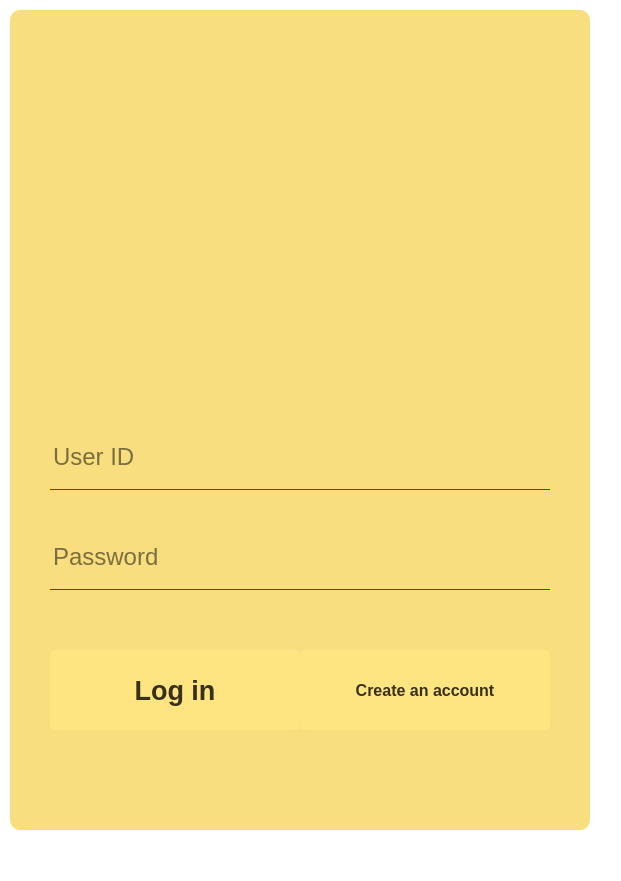
<?xml version="1.0" encoding="UTF-8"?>
<ui version="4.0">
 <class>MainWindow</class>
 <widget class="QMainWindow" name="MainWindow">
  <property name="geometry">
   <rect>
    <x>0</x>
    <y>0</y>
    <width>621</width>
    <height>881</height>
   </rect>
  </property>
  <property name="windowTitle">
   <string>MainWindow</string>
  </property>
  <property name="styleSheet">
   <string notr="true">*{
	border:none;
	background-color:transparent;
	background:transparent;
	padding:0;
	margin:0;
}
#loginContainer{
	border:none;
	background-color: #F8DE7E;
	border-radius:10px ;
}
#lineEdit, #lineEdit_2, #userIdLine, #passwordLine, #confrimPasswordLine{
	background-color:rgba(0, 0, 0, 0);
	border:1px solid rgba(0, 0, 0, 0);
	border-bottom-color:rgba(46, 82, 101, 255);
	color:rgb(0, 0, 0);
	padding-bottom:7px
}
QPushButton#pushButton,QPushButton#pushButton_2, QPushButton#createAccountBtn, QPushButton#createBtn, QPushButton#goToLoginBtn{
background-color:#FFE482;
color:rgba(0, 0, 0, 200);
border-radius:5px;
}
QPushButton#pushButton:pressed,QPushButton#pushButton_2:pressed, QPushButton#createAccountBtn:pressed,QPushButton#createBtn:pressed,QPushButton#goToLoginBtn:pressed{
padding-left:5px;
padding-top:5px;
background-color:#FFE482;
background-position:calc(100% - 10px)center;
}
QPushButton#pushButton:hover,QPushButton#pushButton_2:hover
,QPushButton#createAccountBtn:hover,QPushButton#createBtn:hover,QPushButton#goToLoginBtn:hover{
background-color:#EDD478;
}</string>
  </property>
  <widget class="QWidget" name="centralwidget">
   <property name="styleSheet">
    <string notr="true"/>
   </property>
   <widget class="QWidget" name="loginContainer" native="true">
    <property name="geometry">
     <rect>
      <x>10</x>
      <y>10</y>
      <width>580</width>
      <height>820</height>
     </rect>
    </property>
    <property name="styleSheet">
     <string notr="true"/>
    </property>
    <widget class="QFrame" name="frame">
     <property name="geometry">
      <rect>
       <x>0</x>
       <y>0</y>
       <width>580</width>
       <height>820</height>
      </rect>
     </property>
     <property name="frameShape">
      <enum>QFrame::StyledPanel</enum>
     </property>
     <property name="frameShadow">
      <enum>QFrame::Raised</enum>
     </property>
     <widget class="QStackedWidget" name="loginPages">
      <property name="geometry">
       <rect>
        <x>0</x>
        <y>0</y>
        <width>580</width>
        <height>820</height>
       </rect>
      </property>
      <property name="currentIndex">
       <number>0</number>
      </property>
      <widget class="QWidget" name="loginPage">
       <widget class="QLineEdit" name="lineEdit">
        <property name="geometry">
         <rect>
          <x>40</x>
          <y>420</y>
          <width>500</width>
          <height>60</height>
         </rect>
        </property>
        <property name="font">
         <font>
          <pointsize>18</pointsize>
         </font>
        </property>
        <property name="placeholderText">
         <string>User ID</string>
        </property>
       </widget>
       <widget class="QLineEdit" name="lineEdit_2">
        <property name="geometry">
         <rect>
          <x>40</x>
          <y>520</y>
          <width>500</width>
          <height>60</height>
         </rect>
        </property>
        <property name="font">
         <font>
          <pointsize>18</pointsize>
         </font>
        </property>
        <property name="echoMode">
         <enum>QLineEdit::Password</enum>
        </property>
        <property name="placeholderText">
         <string>Password</string>
        </property>
       </widget>
       <widget class="QPushButton" name="pushButton">
        <property name="geometry">
         <rect>
          <x>40</x>
          <y>640</y>
          <width>250</width>
          <height>80</height>
         </rect>
        </property>
        <property name="font">
         <font>
          <pointsize>20</pointsize>
          <weight>75</weight>
          <bold>true</bold>
         </font>
        </property>
        <property name="text">
         <string>Log in</string>
        </property>
       </widget>
       <widget class="QPushButton" name="createBtn">
        <property name="geometry">
         <rect>
          <x>290</x>
          <y>640</y>
          <width>250</width>
          <height>80</height>
         </rect>
        </property>
        <property name="font">
         <font>
          <pointsize>12</pointsize>
          <weight>75</weight>
          <bold>true</bold>
         </font>
        </property>
        <property name="text">
         <string>Create an account</string>
        </property>
       </widget>
       <widget class="QLabel" name="label">
        <property name="geometry">
         <rect>
          <x>120</x>
          <y>30</y>
          <width>360</width>
          <height>360</height>
         </rect>
        </property>
        <property name="text">
         <string/>
        </property>
        <property name="pixmap">
         <pixmap resource="resources_login.qrc">:/images/images/sowemusic360.png</pixmap>
        </property>
       </widget>
      </widget>
      <widget class="QWidget" name="createPage">
       <widget class="QLineEdit" name="userIdLine">
        <property name="geometry">
         <rect>
          <x>40</x>
          <y>320</y>
          <width>500</width>
          <height>60</height>
         </rect>
        </property>
        <property name="font">
         <font>
          <pointsize>18</pointsize>
         </font>
        </property>
        <property name="placeholderText">
         <string>User ID</string>
        </property>
       </widget>
       <widget class="QLineEdit" name="passwordLine">
        <property name="geometry">
         <rect>
          <x>40</x>
          <y>420</y>
          <width>500</width>
          <height>60</height>
         </rect>
        </property>
        <property name="font">
         <font>
          <pointsize>18</pointsize>
         </font>
        </property>
        <property name="echoMode">
         <enum>QLineEdit::Password</enum>
        </property>
        <property name="placeholderText">
         <string>Password</string>
        </property>
       </widget>
       <widget class="QLineEdit" name="confrimPasswordLine">
        <property name="geometry">
         <rect>
          <x>40</x>
          <y>520</y>
          <width>500</width>
          <height>60</height>
         </rect>
        </property>
        <property name="font">
         <font>
          <pointsize>18</pointsize>
         </font>
        </property>
        <property name="echoMode">
         <enum>QLineEdit::Password</enum>
        </property>
        <property name="placeholderText">
         <string>Confirm Password</string>
        </property>
       </widget>
       <widget class="QPushButton" name="createAccountBtn">
        <property name="geometry">
         <rect>
          <x>40</x>
          <y>640</y>
          <width>500</width>
          <height>80</height>
         </rect>
        </property>
        <property name="font">
         <font>
          <pointsize>20</pointsize>
          <weight>75</weight>
          <bold>true</bold>
         </font>
        </property>
        <property name="text">
         <string>Create an account</string>
        </property>
       </widget>
       <widget class="QPushButton" name="goToLoginBtn">
        <property name="geometry">
         <rect>
          <x>290</x>
          <y>740</y>
          <width>250</width>
          <height>46</height>
         </rect>
        </property>
        <property name="font">
         <font>
          <pointsize>9</pointsize>
         </font>
        </property>
        <property name="text">
         <string>Go to Login page</string>
        </property>
       </widget>
      </widget>
     </widget>
     <widget class="QPushButton" name="pushButton_6">
      <property name="geometry">
       <rect>
        <x>530</x>
        <y>10</y>
        <width>48</width>
        <height>48</height>
       </rect>
      </property>
      <property name="minimumSize">
       <size>
        <width>48</width>
        <height>48</height>
       </size>
      </property>
      <property name="text">
       <string/>
      </property>
      <property name="icon">
       <iconset resource="resources_login.qrc">
        <normaloff>:/icons/icons/x.svg</normaloff>:/icons/icons/x.svg</iconset>
      </property>
      <property name="iconSize">
       <size>
        <width>48</width>
        <height>48</height>
       </size>
      </property>
     </widget>
     <widget class="QWidget" name="loginSizeGrip" native="true">
      <property name="geometry">
       <rect>
        <x>280</x>
        <y>400</y>
        <width>10</width>
        <height>10</height>
       </rect>
      </property>
      <property name="maximumSize">
       <size>
        <width>10</width>
        <height>10</height>
       </size>
      </property>
     </widget>
    </widget>
   </widget>
  </widget>
 </widget>
 <resources>
  <include location="resources_login.qrc"/>
 </resources>
 <connections/>
</ui>
